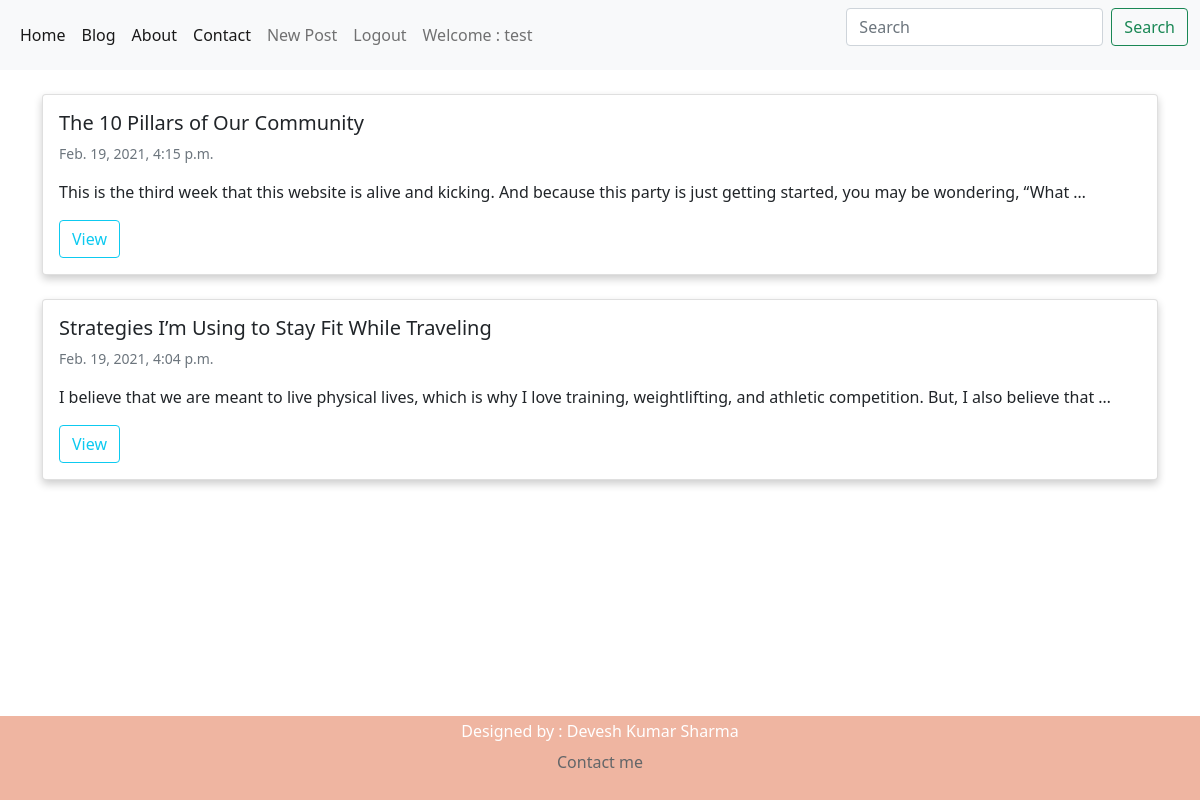
Page /blog/ (signed in) on the committed database.
### loginapp/models.py (models this page shows, shortened)
class Blogpost(models.Model):
    user = models.ForeignKey(User, default=1, on_delete=models.SET_NULL, null=True)
    image = models.ImageField(upload_to='images/', blank=True, null=True)
    title = models.CharField(max_length=50)
    slug = models.SlugField(unique=True,blank=False) # used for better urls hello world becomes hello-world
    content = models.TextField(max_length=2000, null=True, blank=True)
    publish_date = models.DateTimeField(auto_now=False, auto_now_add=False, null=True, blank=True)
    timestamp = models.DateTimeField(auto_now_add=True)
    updated = models.DateTimeField(auto_now=True)
    class Meta:
        ordering = ['-updated', '-publish_date', '-timestamp']
    def get_absolute_url(self):
        return f"/blog/{self.slug}"

### loginapp/views.py (the view)
# urls.py: path('',views.blog_post_list_view,name="blog_post_list_view"),
def blog_post_list_view(request):
    now = timezone.now()
    qs = Blogpost.objects.filter(publish_date__lte=now)
    if request.user.is_authenticated:
        my_qs = Blogpost.objects.filter(user=request.user)
        qs = (qs | my_qs).distinct()
    template_name = 'blog_post_list.html'
    context = {'object_list':qs}
    return render(request, template_name, context)

### loginapp/templates/blog_post_list.html (shortened to what this page needs)
{% extends "base.html" %}
{% block content %}
    <br>
    {% for object in object_list %}
    <div  class="card" style="box-shadow: 0 4px 8px 0 rgba(0,0,0,0.2);transition: 0.3s;">
        <div class="card-body">
            <h5 class=card-title>{{object.title}}</h5>
            <small class="text-muted">{{object.publish_date}}</small>
            <p class="card-text">{{object.content | linebreaks | truncatewords:25}}</p>
            <a href="{{ object.get_absolute_url }}" class="btn btn-outline-info">View</a>
        </div>
    </div>
    <br>
    {% endfor %}
    <br>
{% endblock %}

### templates/base.html (shortened to what this page needs)
{% load static %}
<html>
    <head>
        <link href="https://cdn.jsdelivr.net/npm/bootstrap@5.0.0-beta2/dist/css/bootstrap.min.css" rel="stylesheet">
      </head>
    <body>
        <nav class="navbar navbar-expand-lg navbar-light bg-light">
            <div class="container-fluid">
              <div class="collapse navbar-collapse" id="navbarSupportedContent">
                <ul class="navbar-nav me-auto mb-2 mb-lg-0">
                  <li class="nav-item">
                    <a class="nav-link active" aria-current="page" href="{% url 'home' %}">Home</a>
                  </li>
                  <li class="nav-item">
                    <a class="nav-link active" aria-current="page" href="{% url 'blog_post_list_view' %}">Blog</a>
                  </li>
                  <li>
                    <a class="nav-link active" aria-current="page" href="{% url 'about' %}">About</a>
                  </li>
                  <li>
                    <a class="nav-link active" aria-current="page" href="{% url 'contact' %}">Contact</a>
                  </li>
                  {% if request.user.is_authenticated %}
                    <li class="nav-item">
                        <a class="nav-link" href="{% url 'blog_post_create_view' %}">New Post</a>
                    </li>
                    <li class="nav-item">
                        <a class="nav-link" href="{% url 'logoutPage' %}">Logout</a>
                    </li>
                    <li class="nav-item">
                      <a href="#" class="nav-link">Welcome : {{request.user}}</a>
                    </li>
                  {% endif %}
                </ul>
                <form class="d-flex" action="/search/">
                  <input class="form-control me-2"  placeholder="Search" name='q' aria-label="Search" required>
                  <button class="btn btn-outline-success" type="submit">Search</button>
                </form>
              </div>
            </div>
          </nav>
          <div class="container" style="width:auto;">
            {% block content %}
            {% endblock %}
          </div>
            <br>
            <br>
            <br>
            <br>
            <footer>
              <p>Designed by : Devesh Kumar Sharma<br>
              <a href="https://www.linkedin.com/in/devesh-kumar-sharma-86921816a/" class="btn btn-block">Contact me</a></p>
            </footer>
    </body>
</html>

### templates/base.html (style rules this page uses)
footer { text-align: center; padding: 3px; background-color: DarkSalmon; color: white; bottom: 0; left: 0; width: 100%; opacity: 70%; position: fixed; }

### rows in the picture
Blogpost: title "The 10 Pillars of Our Community", publish_date "Feb. 19, 2021, 4:15 p.m.", content "This is the third week that this website is alive and kicking. And because this party is just getting started, you may be wondering, “What …"
Blogpost: title "Strategies I’m Using to Stay Fit While Traveling", publish_date "Feb. 19, 2021, 4:04 p.m.", content "I believe that we are meant to live physical lives, which is why I love training, weightlifting, and athletic competition. But, I also believe that …"

### other values in the picture
{{ request.user }} "test"
